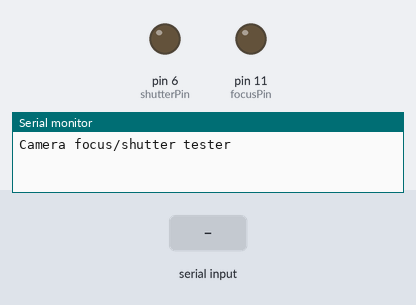
Recording of a sketch running on a simulated Arduino Uno, built with avr-gcc and run on an emulated ATmega328P. On the bench: output pins drawn as LEDs (lit = HIGH), the last lines printed to the serial monitor. The test bench sets the inputs (shaded band).

Above: at 1.2 s.
1.3 s: "f" received over Serial
At 2.3 s:
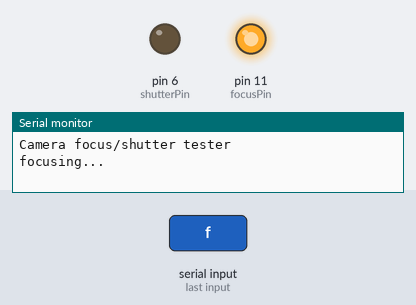
At 4.2 s:
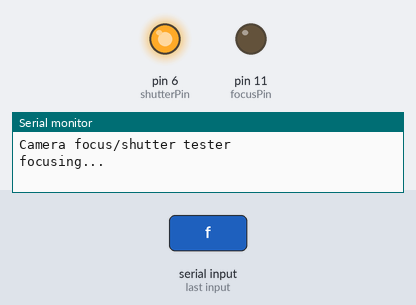
4.3 s: "s" received over Serial
Timing chart, 0 to 9.3 s (numbered marks = the images above; inputs shaded):
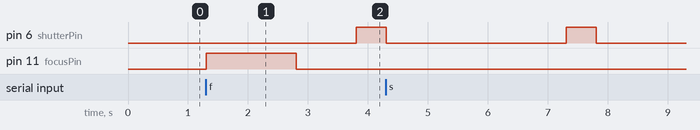

The sketch:

CameraShutter.ino
```cpp
/*
 * Remotely activating focus and shutter of Cannon camera wiht 2.5mm TRS
 * Canon triggering:
 * tip - shutter
 * ring - focus
 * sleeve - ground
 *
 *
 * Optocoupler for isolation:
 * https://www.amazon.com/gp/product/B07GMHLL2M/ref=ppx_yo_dt_b_asin_title_o00_s00?ie=UTF8&psc=1
 *
 * TRS cable:
 * ***amazon link***
 * RED    - tip     - shutter
 * WHITE  - ring    - focus
 * GREEN  - sleeve  - ground
 *
 *
 * white to V1
 * white to G1
 * red to V2
 * jumpers enabled (will this cause a ground float?)
 *
 * focus servo 1, opto 1
 * shutter servo 2, opto 2
 */

//servo defines
#define servo1 11
#define servo2 6
#define servo3 5
#define servo4 4

const int focusPin = servo1;
const int shutterPin = servo2;

int preShutterTime = 1000;  //wait time before triggering shutter
int postShutterTime = 2000; //wait time after triggering shutter
int shutterLength = 500;     //time to hold the shutter button down
int focusLength = 1500;     //time to hold the focus button down

void setup() {
  // put your setup code here, to run once:
    Serial.begin(9600);
    Serial.println("Camera focus/shutter tester");
    pinMode(focusPin,OUTPUT);
    pinMode(shutterPin,OUTPUT);
}

void loop() {
  static char c;
  while (Serial.available()) {
    c = Serial.read();  //gets one byte from serial buffer
  }

  if (c == 'f'){
    Serial.println("focusing...");
    cameraFocus();
    Serial.println("focus complete");
  }
  else if (c == 's'){
    Serial.println("shutter pressed");
    cameraShutter();
    Serial.println("picture taken");
  }
  c = "";
}

void cameraFocus(){
  digitalWrite(focusPin,HIGH);    //press focus button
  delay(focusLength);           //stay pressed for focus length
  digitalWrite(focusPin,LOW);     // release focus button
  cameraShutter();                //call shutter function
}

void cameraShutter(){
  delay(preShutterTime);          //wait for steady shot
  digitalWrite(shutterPin,HIGH);  //press shutter button
  delay(shutterLength);           //stay pressed for shutter length
  digitalWrite(shutterPin,LOW);   //release shutter button
  delay(postShutterTime);         //wait for exposure time to finish
}
```

Measured:
- after the input at 1.3 s, pin 6 (shutterPin): LOW → HIGH after 2.5 s; pin 11 (focusPin): LOW → HIGH at once, → LOW 1.5 s later
